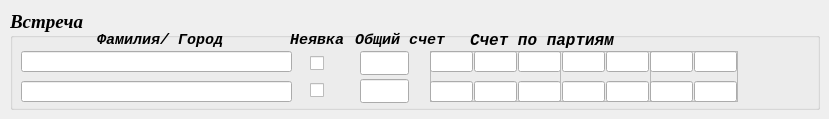
    <widget class="QWidget" name="tab_3">
     <attribute name="title">
      <string>Полуфиналы</string>
     </attribute>
     <widget class="QGroupBox" name="groupBox_match_3">
      <property name="geometry">
       <rect>
        <x>10</x>
        <y>10</y>
        <width>810</width>
        <height>100</height>
       </rect>
      </property>
      <property name="font">
       <font>
        <family>Times New Roman</family>
        <pointsize>14</pointsize>
        <weight>75</weight>
        <italic>true</italic>
        <bold>true</bold>
       </font>
      </property>
      <property name="title">
       <string>Встреча</string>
      </property>
      <property name="flat">
       <bool>false</bool>
      </property>
      <widget class="QLabel" name="label_71">
       <property name="geometry">
        <rect>
         <x>460</x>
         <y>22</y>
         <width>171</width>
         <height>16</height>
        </rect>
       </property>
       <property name="font">
        <font>
         <family>Courier New</family>
         <pointsize>12</pointsize>
         <weight>75</weight>
         <italic>true</italic>
         <bold>true</bold>
         <kerning>false</kerning>
        </font>
       </property>
       <property name="text">
        <string>Счет по партиям</string>
       </property>
      </widget>
      <widget class="QLabel" name="label_72">
       <property name="geometry">
        <rect>
         <x>345</x>
         <y>22</y>
         <width>91</width>
         <height>16</height>
        </rect>
       </property>
       <property name="font">
        <font>
         <family>Courier New</family>
         <pointsize>11</pointsize>
         <weight>75</weight>
         <italic>true</italic>
         <bold>true</bold>
         <kerning>false</kerning>
        </font>
       </property>
       <property name="text">
        <string>Общий счет</string>
       </property>
      </widget>
      <widget class="QPushButton" name="Button_Ok_pf">
       <property name="geometry">
        <rect>
         <x>730</x>
         <y>36</y>
         <width>71</width>
         <height>61</height>
        </rect>
       </property>
       <property name="text">
        <string/>
       </property>
       <property name="icon">
        <iconset>
         <normaloff>../icons/Ok.png</normaloff>../icons/Ok.png</iconset>
       </property>
       <property name="iconSize">
        <size>
         <width>48</width>
         <height>48</height>
        </size>
       </property>
       <property name="flat">
        <bool>true</bool>
       </property>
      </widget>
      <widget class="QLabel" name="label_73">
       <property name="geometry">
        <rect>
         <x>87</x>
         <y>22</y>
         <width>171</width>
         <height>16</height>
        </rect>
       </property>
       <property name="font">
        <font>
         <family>Courier New</family>
         <pointsize>11</pointsize>
         <weight>75</weight>
         <italic>true</italic>
         <bold>true</bold>
         <kerning>false</kerning>
        </font>
       </property>
       <property name="text">
        <string>Фамилия/ Город</string>
       </property>
      </widget>
      <widget class="QLabel" name="label_74">
       <property name="geometry">
        <rect>
         <x>280</x>
         <y>22</y>
         <width>61</width>
         <height>16</height>
        </rect>
       </property>
       <property name="font">
        <font>
         <family>Courier New</family>
         <pointsize>11</pointsize>
         <weight>75</weight>
         <italic>true</italic>
         <bold>true</bold>
         <kerning>false</kerning>
        </font>
       </property>
       <property name="text">
        <string>Неявка</string>
       </property>
      </widget>
      <widget class="QLineEdit" name="lineEdit_pl1_score_total_pf">
       <property name="geometry">
        <rect>
         <x>350</x>
         <y>41</y>
         <width>49</width>
         <height>24</height>
        </rect>
       </property>
       <property name="font">
        <font>
         <pointsize>18</pointsize>
        </font>
       </property>
       <property name="alignment">
        <set>Qt::AlignCenter</set>
       </property>
      </widget>
      <widget class="QLineEdit" name="lineEdit_pl2_score_total_pf">
       <property name="geometry">
        <rect>
         <x>350</x>
         <y>69</y>
         <width>49</width>
         <height>24</height>
        </rect>
       </property>
       <property name="font">
        <font>
         <pointsize>18</pointsize>
        </font>
       </property>
       <property name="alignment">
        <set>Qt::AlignCenter</set>
       </property>
      </widget>
      <widget class="QCheckBox" name="checkBox_12">
       <property name="geometry">
        <rect>
         <x>300</x>
         <y>43</y>
         <width>21</width>
         <height>20</height>
        </rect>
       </property>
       <property name="text">
        <string/>
       </property>
      </widget>
      <widget class="QCheckBox" name="checkBox_13">
       <property name="geometry">
        <rect>
         <x>300</x>
         <y>70</y>
         <width>21</width>
         <height>20</height>
        </rect>
       </property>
       <property name="text">
        <string/>
       </property>
      </widget>
      <widget class="QLineEdit" name="lineEdit_player1_pf">
       <property name="geometry">
        <rect>
         <x>11</x>
         <y>41</y>
         <width>271</width>
         <height>21</height>
        </rect>
       </property>
       <property name="font">
        <font>
         <pointsize>11</pointsize>
        </font>
       </property>
      </widget>
      <widget class="QLineEdit" name="lineEdit_player2_pf">
       <property name="geometry">
        <rect>
         <x>11</x>
         <y>71</y>
         <width>271</width>
         <height>21</height>
        </rect>
       </property>
       <property name="font">
        <font>
         <pointsize>11</pointsize>
        </font>
       </property>
      </widget>
      <widget class="QFrame" name="frame_pf_three">
       <property name="geometry">
        <rect>
         <x>420</x>
         <y>41</y>
         <width>131</width>
         <height>51</height>
        </rect>
       </property>
       <property name="frameShape">
        <enum>QFrame::StyledPanel</enum>
       </property>
       <property name="frameShadow">
        <enum>QFrame::Raised</enum>
       </property>
       <widget class="QLineEdit" name="lineEdit_pl2_s1_pf">
        <property name="geometry">
         <rect>
          <x>0</x>
          <y>30</y>
          <width>43</width>
          <height>21</height>
         </rect>
        </property>
        <property name="font">
         <font>
          <pointsize>16</pointsize>
         </font>
        </property>
        <property name="alignment">
         <set>Qt::AlignCenter</set>
        </property>
       </widget>
       <widget class="QLineEdit" name="lineEdit_pl1_s3_pf">
        <property name="geometry">
         <rect>
          <x>88</x>
          <y>0</y>
          <width>43</width>
          <height>21</height>
         </rect>
        </property>
        <property name="font">
         <font>
          <pointsize>16</pointsize>
         </font>
        </property>
        <property name="alignment">
         <set>Qt::AlignCenter</set>
        </property>
       </widget>
       <widget class="QLineEdit" name="lineEdit_pl1_s2_pf">
        <property name="geometry">
         <rect>
          <x>44</x>
          <y>0</y>
          <width>43</width>
          <height>21</height>
         </rect>
        </property>
        <property name="font">
         <font>
          <pointsize>16</pointsize>
         </font>
        </property>
        <property name="alignment">
         <set>Qt::AlignCenter</set>
        </property>
       </widget>
       <widget class="QLineEdit" name="lineEdit_pl1_s1_pf">
        <property name="geometry">
         <rect>
          <x>0</x>
          <y>0</y>
          <width>43</width>
          <height>21</height>
         </rect>
        </property>
        <property name="font">
         <font>
          <pointsize>16</pointsize>
         </font>
        </property>
        <property name="alignment">
         <set>Qt::AlignCenter</set>
        </property>
       </widget>
       <widget class="QLineEdit" name="lineEdit_pl2_s2_pf">
        <property name="geometry">
         <rect>
          <x>44</x>
          <y>30</y>
          <width>43</width>
          <height>21</height>
         </rect>
        </property>
        <property name="font">
         <font>
          <pointsize>16</pointsize>
         </font>
        </property>
        <property name="alignment">
         <set>Qt::AlignCenter</set>
        </property>
       </widget>
       <widget class="QLineEdit" name="lineEdit_pl2_s3_pf">
        <property name="geometry">
         <rect>
          <x>88</x>
          <y>30</y>
          <width>43</width>
          <height>21</height>
         </rect>
        </property>
        <property name="font">
         <font>
          <pointsize>16</pointsize>
         </font>
        </property>
        <property name="alignment">
         <set>Qt::AlignCenter</set>
        </property>
       </widget>
      </widget>
      <widget class="QFrame" name="frame_pf_five">
       <property name="geometry">
        <rect>
         <x>550</x>
         <y>41</y>
         <width>91</width>
         <height>51</height>
        </rect>
       </property>
       <property name="frameShape">
        <enum>QFrame::StyledPanel</enum>
       </property>
       <property name="frameShadow">
        <enum>QFrame::Raised</enum>
       </property>
       <widget class="QLineEdit" name="lineEdit_pl2_s5_pf">
        <property name="geometry">
         <rect>
          <x>46</x>
          <y>30</y>
          <width>43</width>
          <height>21</height>
         </rect>
        </property>
        <property name="font">
         <font>
          <pointsize>16</pointsize>
         </font>
        </property>
        <property name="alignment">
         <set>Qt::AlignCenter</set>
        </property>
       </widget>
       <widget class="QLineEdit" name="lineEdit_pl1_s5_pf">
        <property name="geometry">
         <rect>
          <x>46</x>
          <y>0</y>
          <width>43</width>
          <height>21</height>
         </rect>
        </property>
        <property name="font">
         <font>
          <pointsize>16</pointsize>
         </font>
        </property>
        <property name="alignment">
         <set>Qt::AlignCenter</set>
        </property>
       </widget>
       <widget class="QLineEdit" name="lineEdit_pl1_s4_pf">
        <property name="geometry">
         <rect>
          <x>2</x>
          <y>0</y>
          <width>43</width>
          <height>21</height>
         </rect>
        </property>
        <property name="font">
         <font>
          <pointsize>16</pointsize>
         </font>
        </property>
        <property name="alignment">
         <set>Qt::AlignCenter</set>
        </property>
       </widget>
       <widget class="QLineEdit" name="lineEdit_pl2_s4_pf">
        <property name="geometry">
         <rect>
          <x>2</x>
          <y>30</y>
          <width>43</width>
          <height>21</height>
         </rect>
        </property>
        <property name="font">
         <font>
          <pointsize>16</pointsize>
         </font>
        </property>
        <property name="alignment">
         <set>Qt::AlignCenter</set>
        </property>
       </widget>
      </widget>
      <widget class="QFrame" name="frame_pf_seven">
       <property name="geometry">
        <rect>
         <x>640</x>
         <y>41</y>
         <width>88</width>
         <height>51</height>
        </rect>
       </property>
       <property name="frameShape">
        <enum>QFrame::StyledPanel</enum>
       </property>
       <property name="frameShadow">
        <enum>QFrame::Raised</enum>
       </property>
       <widget class="QLineEdit" name="lineEdit_pl2_s6_pf">
        <property name="geometry">
         <rect>
          <x>0</x>
          <y>30</y>
          <width>43</width>
          <height>21</height>
         </rect>
        </property>
        <property name="font">
         <font>
          <pointsize>16</pointsize>
         </font>
        </property>
        <property name="alignment">
         <set>Qt::AlignCenter</set>
        </property>
       </widget>
       <widget class="QLineEdit" name="lineEdit_pl1_s7_pf">
        <property name="geometry">
         <rect>
          <x>44</x>
          <y>0</y>
          <width>43</width>
          <height>21</height>
         </rect>
        </property>
        <property name="font">
         <font>
          <pointsize>16</pointsize>
         </font>
        </property>
        <property name="alignment">
         <set>Qt::AlignCenter</set>
        </property>
       </widget>
       <widget class="QLineEdit" name="lineEdit_pl1_s6_pf">
        <property name="geometry">
         <rect>
          <x>0</x>
          <y>0</y>
          <width>43</width>
          <height>21</height>
         </rect>
        </property>
        <property name="font">
         <font>
          <pointsize>16</pointsize>
         </font>
        </property>
        <property name="alignment">
         <set>Qt::AlignCenter</set>
        </property>
       </widget>
       <widget class="QLineEdit" name="lineEdit_pl2_s7_pf">
        <property name="geometry">
         <rect>
          <x>44</x>
          <y>30</y>
          <width>43</width>
          <height>21</height>
         </rect>
        </property>
        <property name="font">
         <font>
          <pointsize>16</pointsize>
         </font>
        </property>
        <property name="alignment">
         <set>Qt::AlignCenter</set>
        </property>
       </widget>
      </widget>
     </widget>
    </widget>
